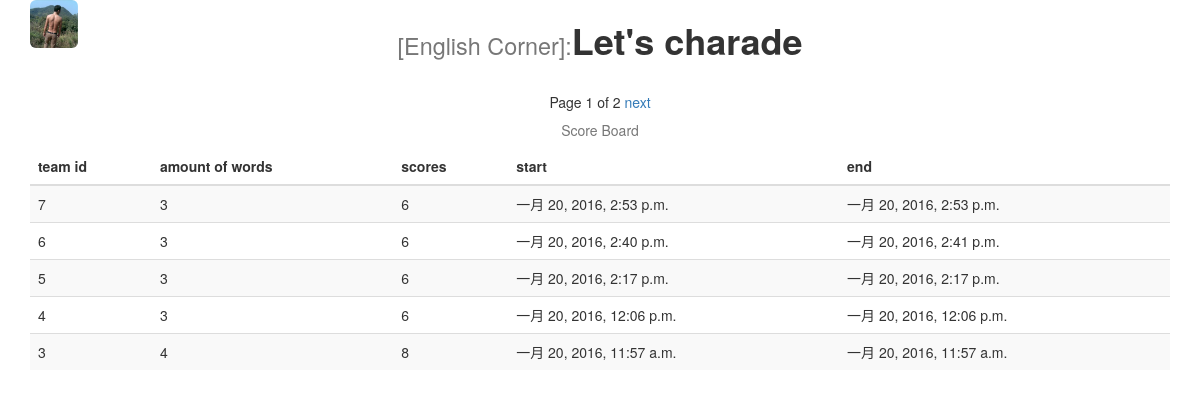
Page /charade/board/ on the earlier database version.
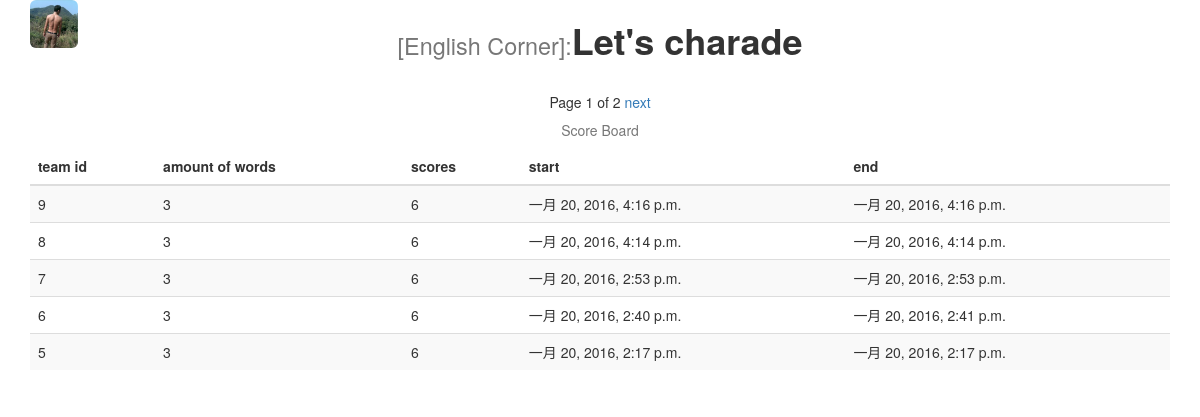
Same page on the later database version.
### charade/models.py (models this page shows, shortened)
@python_2_unicode_compatible
class GameScoreBoard(models.Model):
    amount = models.IntegerField('单词总数', default=0)
    scores = models.IntegerField('总得分', default=0)
    dt_start = models.DateTimeField('开始时间', auto_now_add=True)
    dt_end = models.DateTimeField('结束时间', auto_now=True)

### charade/views.py (the view)
def game_board(request):
    game_score_board = GameScoreBoard.objects.order_by('-dt_start')
    paginator = Paginator(game_score_board, 5) # show 5 rows per page
    page = request.GET.get('page')
    try:
        board = paginator.page(page)
    except PageNotAnInteger:
        board = paginator.page(1)
    except EmptyPage:
        board = paginator.page(paginator.num_pages)
    context = {'board': board}
    return render(request, 'charade/board.html', context)

### charade/templates/charade/board.html (shortened to what this page needs)
{% extends 'charade/base.html' %}
{% block content %}
{% if board %}
    <div class="row text-center">
        <span>
            Page {{ board.number }} of {{ board.paginator.num_pages }}
        </span>
        {% if board.has_next %}
        <span>
            <a href="?page={{ board.next_page_number }}">next</a>
        </span>
        {% endif %}
    </div>
    <div class="table-responsive">
        <table class="table table-striped">
            <caption class="text-center">Score Board</caption>
            <thead>
                <tr>
                    <th>team id</th>
                    <th>amount of words</th>
                    <th>scores</th>
                    <th>start</th>
                    <th>end</th>
                </tr>
            </thead>
            <tbody>
            {% for b in board %}
                <tr>
                    <td>{{ b.id }}</a></td>
                    <td>{{ b.amount }}</a></td>
                    <td>{{ b.scores }}</a></td>
                    <td>{{ b.dt_start }}</a></td>
                    <td>{{ b.dt_end }}</a></td>
                </tr>
            {% endfor %}
            </tbody>
        </table>
    </div>
{% else %}
    <div class="row">
        <h1><p class="text-danger text-center">No records available.</p></h1>
    </div>
{% endif %}
{% endblock %}

Differences in the rows shown:
no longer on this page (row unchanged): GameScoreBoard: id "4", amount "3", scores "6", dt_start "一月 20, 2016, 12:06 p.m.", dt_end "一月 20, 2016, 12:06 p.m."
no longer on this page (row unchanged): GameScoreBoard: id "3", amount "4", scores "8", dt_start "一月 20, 2016, 11:57 a.m.", dt_end "一月 20, 2016, 11:57 a.m."
added GameScoreBoard: id "9", amount "3", scores "6", dt_start "一月 20, 2016, 4:16 p.m.", dt_end "一月 20, 2016, 4:16 p.m."
added GameScoreBoard: id "8", amount "3", scores "6", dt_start "一月 20, 2016, 4:14 p.m.", dt_end "一月 20, 2016, 4:14 p.m."
